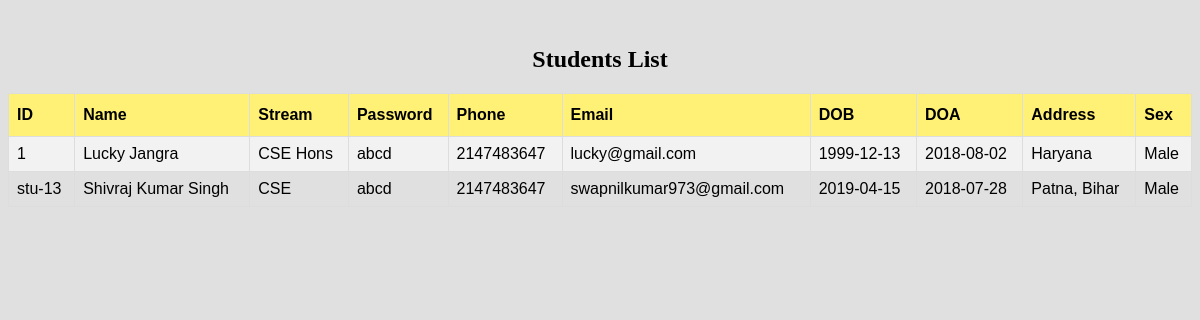
Page /module/admin/viewstudent.php (signed in) on the committed database.
### tables this page shows
CREATE TABLE `student` (
  `id` varchar(11) NOT NULL,
  `name` varchar(50) NOT NULL,
  `stream` varchar(50) NOT NULL,
  `password` varchar(50) NOT NULL,
  `phone` int(30) NOT NULL,
  `email` varchar(50) NOT NULL,
  `dob` date NOT NULL,
  `hiredate` date NOT NULL,
  `address` varchar(100) NOT NULL,
  `sex` varchar(20) NOT NULL
);

### module/admin/viewstudent.php (the view, shortened to what this page needs)
<?php
include_once('../../service/mysqlcon.php');
$sql = "SELECT * FROM student;";
$res= mysqli_query($link,$sql);
$string = "";
while($row = mysqli_fetch_array($res)){
        $string .= '<tr><td>'.$row['id'].'</td><td>'.$row['name'].
    '</td><td>'.$row['stream'].'</td><td>'.
    $row['password'].'</td><td>'.$row['phone'].
    '</td><td>'.$row['email'].'</td><td>'.$row['dob'].
   	'</td><td>'.$row['hiredate'].
    '</td><td>'.$row['address'].'</td><td>'.$row['sex'];
}
?>
<html>
    <head>
    <link rel="stylesheet" href="style.css">
		</head>
    <body>
        <br/>
        <center><h2>Students List</h2></center>
        <center>
            <table border="1" id='studentList'>
                <tr>
                   <th>ID</th>
                    <th>Name</th>
                    <th>Stream</th>
                    <th>Password</th>
                    <th>Phone</th>
                    <th>Email</th>
                    <th>DOB</th>
                    <th>DOA</th>
                    <th>Address</th>
                    <th>Sex</th>
                </tr>
                <?php echo $string;?>
            </table>
        </center>
		</body>
</html>

### module/admin/style.css (style rules this page uses)
#studentList { font-family: "Trebuchet MS", Arial, Helvetica, sans-serif; border-collapse: collapse; width: 100%; }
#studentList td, #studentList th { border: 1px solid #ddd; padding: 8px; }
#studentList tr:nth-child(even) { background-color: #f2f2f2; }
#studentList th { padding-top: 12px; padding-bottom: 12px; text-align: left; background-color: #FFF176; color: black; }
body { height:100%; background-color:#E0E0E0; }
* { box-sizing: border-box; }

### rows in the picture
student: id "1", name "Lucky Jangra", stream "CSE Hons", password "abcd", phone "2147483647", email "lucky@gmail.com", dob "1999-12-13", hiredate "2018-08-02", address "Haryana", sex "Male"
student: id "stu-13", name "Shivraj Kumar Singh", stream "CSE", password "abcd", phone "2147483647", email "swapnilkumar973@gmail.com", dob "2019-04-15", hiredate "2018-07-28", address "Patna, Bihar", sex "Male"
